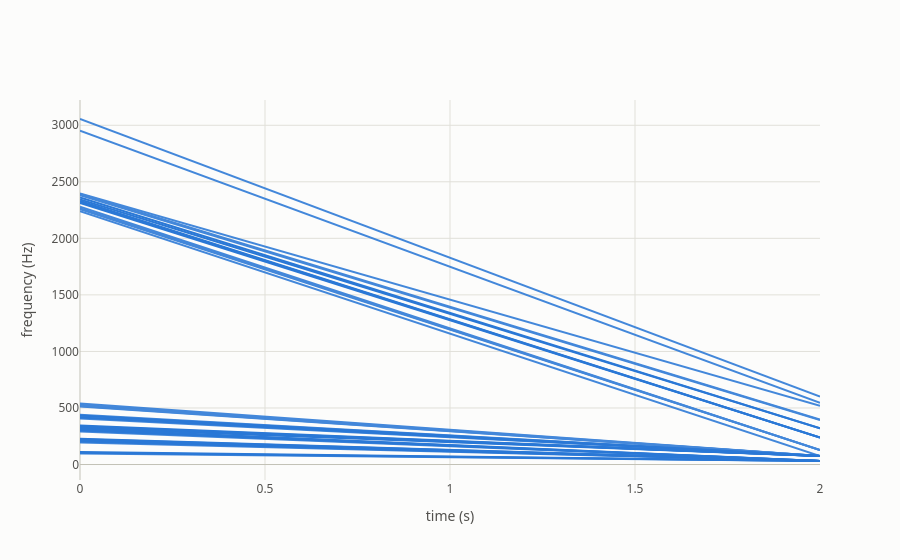
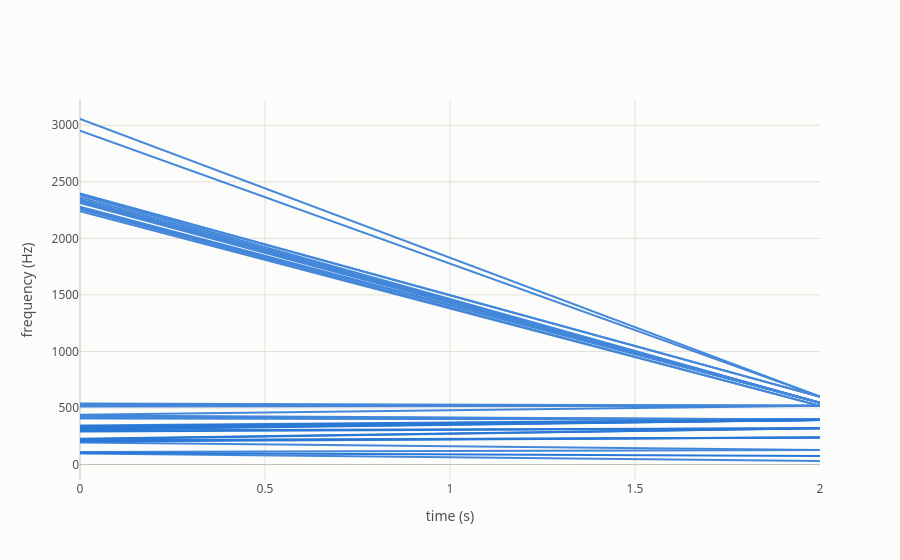

The code cell stored with these charts, in order, in its notebook:
### Markdown cell above
At power=0.2032, 13 and 15 of the 41 speech peaks go to the two lowest conga
peaks; at 1.8964 the counts grow toward the top, up to 8 on the second-highest
peak. The default, 1.0498, is close to equal. With `duplicates="full"`, a conga
peak that receives more glides also ends louder, so the exponent tilts the
ending: listen for a dark ending at the low end of the range and a brighter one
at the high end.

### Code cell
for power in (lo, hi):
    m = asp.morph(speech, conga, 2.0, method="power", power=power)
    mean = np.average(m.freq_stop, weights=m.amp_stop)
    print(f"power={power:.4f}: end mean {mean:.1f} Hz")
    asp.nb.show(asp.viz.plot_events(m))
    asp.nb.play(asp.synthesize(m, sr=sr), sr, normalize=True)

### Figure 1 — Plotly figure (JSON) as saved in the notebook; plotly's stock layout.template omitted (floating-point values rounded to 4 significant figures)
{"data": [{"hovertemplate": "%{text}", "legendgroup": "table 1", "line": {"color": "#2a78d6", "width": 2}, "mode": "lines", "name": "table 1", "opacity": 0.8786, "showlegend": true, "text": ["time: 0 s<br>frequency: 97.37 Hz<br>amplitude: -60.3 dB<br>pitch: G2 -11 c<extra></extra>", "time: 2 s<br>frequency: 31.25 Hz<br>amplitude: -64.9 dB<br>pitch: B0 +21 c<extra></extra>", null, "time: 0 s<br>frequency: 194.74 Hz<br>amplitude: -57.4 dB<br>pitch: G3 -11 c<extra></extra>", "time: 2 s<br>frequency: 31.25 Hz<br>amplitude: -64.9 dB<br>pitch: B0 +21 c<extra></extra>", null, "time: 0 s<br>frequency: 292.11 Hz<br>amplitude: -58.0 dB<br>pitch: D4 -9 c<extra></extra>", "time: 2 s<br>frequency: 31.25 Hz<br>amplitude: -64.9 dB<br>pitch: B0 +21 c<extra></extra>", null, "time: 0 s<br>frequency: 407.89 Hz<br>amplitude: -58.3 dB<br>pitch: G♯4 -31 c<extra></extra>", "time: 2 s<br>frequency: 75.00 Hz<br>amplitude: -61.2 dB<br>pitch: D2 +37 c<extra></extra>", null, "time: 0 s<br>frequency: 426.32 Hz<br>amplitude: -56.7 dB<br>pitch: G♯4 +45 c<extra></extra>", "time: 2 s<br>frequency: 75.00 Hz<br>amplitude: -61.2 dB<br>pitch: D2 +37 c<extra></extra>", null, "time: 0 s<br>frequency: 439.47 Hz<br>amplitude: -57.3 dB<br>pitch: A4 -2 c<extra></extra>", "time: 2 s<br>frequency: 75.00 Hz<br>amplitude: -61.2 dB<br>pitch: D2 +37 c<extra></extra>", null, "time: 0 s<br>frequency: 513.16 Hz<br>amplitude: -62.4 dB<br>pitch: C5 -34 c<extra></extra>", "time: 2 s<br>frequency: 75.00 Hz<br>amplitude: -61.2 dB<br>pitch: D2 +37 c<extra></extra>", null, "time: 0 s<br>frequency: 518.42 Hz<br>amplitude: -64.0 dB<br>pitch: C5 -16 c<extra></extra>", "time: 2 s<br>frequency: 75.00 Hz<br>amplitude: -61.2 dB<br>pitch: D2 +37 c<extra></extra>", null, "time: 0 s<br>frequency: 528.95 Hz<br>amplitude: -64.8 dB<br>pitch: C5 +19 c<extra></extra>", "time: 2 s<br>frequency: 75.00 Hz<br>amplitude: -61.2 dB<br>pitch: D2 +37 c<extra></extra>", null, "time: 0 s<br>frequency: 539.47 Hz<br>amplitude: -64.4 dB<br>pitch: C♯5 -47 c<extra></extra>", "time: 2 s<br>frequency: 75.00 Hz<br>amplitude: -61.2 dB<br>pitch: D2 +37 c<extra></extra>", null, "time: 0 s<br>frequency: 2239.47 Hz<br>amplitude: -65.6 dB<br>pitch: C♯7 +17 c<extra></extra>", "time: 2 s<br>frequency: 75.00 Hz<br>amplitude: -61.2 dB<br>pitch: D2 +37 c<extra></extra>", null, "time: 0 s<br>frequency: 2257.89 Hz<br>amplitude: -63.8 dB<br>pitch: C♯7 +31 c<extra></extra>", "time: 2 s<br>frequency: 127.50 Hz<br>amplitude: -65.3 dB<br>pitch: C3 -44 c<extra></extra>", null, "time: 0 s<br>frequency: 2265.79 Hz<br>amplitude: -64.1 dB<br>pitch: C♯7 +37 c<extra></extra>", "time: 2 s<br>frequency: 127.50 Hz<br>amplitude: -65.3 dB<br>pitch: C3 -44 c<extra></extra>", null, "time: 0 s<br>frequency: 2278.95 Hz<br>amplitude: -62.8 dB<br>pitch: C♯7 +47 c<extra></extra>", "time: 2 s<br>frequency: 127.50 Hz<br>amplitude: -65.3 dB<br>pitch: C3 -44 c<extra></extra>", null, "time: 0 s<br>frequency: 2381.58 Hz<br>amplitude: -62.2 dB<br>pitch: D7 +24 c<extra></extra>", "time: 2 s<br>frequency: 393.75 Hz<br>amplitude: -61.3 dB<br>pitch: G4 +8 c<extra></extra>", null, "time: 0 s<br>frequency: 2392.11 Hz<br>amplitude: -63.8 dB<br>pitch: D7 +31 c<extra></extra>", "time: 2 s<br>frequency: 398.75 Hz<br>amplitude: -60.7 dB<br>pitch: G4 +30 c<extra></extra>", null, "time: 0 s<br>frequency: 2397.37 Hz<br>amplitude: -61.0 dB<br>pitch: D7 +35 c<extra></extra>", "time: 2 s<br>frequency: 518.75 Hz<br>amplitude: -61.4 dB<br>pitch: C5 -15 c<extra></extra>", null, "time: 0 s<br>frequency: 2952.63 Hz<br>amplitude: -65.6 dB<br>pitch: F♯7 -4 c<extra></extra>", "time: 2 s<br>frequency: 546.25 Hz<br>amplitude: -64.9 dB<br>pitch: C♯5 -26 c<extra></extra>", null, "time: 0 s<br>frequency: 3055.26 Hz<br>amplitude: -65.1 dB<br>pitch: G7 -45 c<extra></extra>", "time: 2 s<br>frequency: 600.00 Hz<br>amplitude: -55.2 dB<br>pitch: D5 +37 c<extra></extra>", null], "type": "scatter", "x": [0, 2, null, 0, 2, null, 0, 2, null, 0, 2, null, 0, 2, null, 0, 2, null, 0, 2, null, 0, 2, null, 0, 2, null, 0, 2, null, 0, 2, null, 0, 2, null, 0, 2, null, 0, 2, null, 0, 2, null, 0, 2, null, 0, 2, null, 0, 2, null, 0, 2, null], "y": [97.37, 31.25, null, 194.7, 31.25, null, 292.1, 31.25, null, 407.9, 75, null, 426.3, 75, null, 439.5, 75, null, 513.2, 75, null, 518.4, 75, null, 528.9, 75, null, 539.5, 75, null, 2239.0, 75, null, 2258.0, 127.5, null, 2266.0, 127.5, null, 2279.0, 127.5, null, 2382.0, 393.8, null, 2392.0, 398.8, null, 2397.0, 518.8, null, 2953.0, 546.2, null, 3055.0, 600, null]}, {"hovertemplate": "%{text}", "legendgroup": "table 1", "line": {"color": "#2a78d6", "width": 2}, "mode": "lines", "name": "table 1", "opacity": 1, "showlegend": false, "text": ["time: 0 s<br>frequency: 105.26 Hz<br>amplitude: -45.2 dB<br>pitch: G♯2 +24 c<extra></extra>", "time: 2 s<br>frequency: 31.25 Hz<br>amplitude: -64.9 dB<br>pitch: B0 +21 c<extra></extra>", null, "time: 0 s<br>frequency: 110.53 Hz<br>amplitude: -52.3 dB<br>pitch: A2 +8 c<extra></extra>", "time: 2 s<br>frequency: 31.25 Hz<br>amplitude: -64.9 dB<br>pitch: B0 +21 c<extra></extra>", null, "time: 0 s<br>frequency: 202.63 Hz<br>amplitude: -49.1 dB<br>pitch: G♯3 -42 c<extra></extra>", "time: 2 s<br>frequency: 31.25 Hz<br>amplitude: -64.9 dB<br>pitch: B0 +21 c<extra></extra>", null, "time: 0 s<br>frequency: 210.53 Hz<br>amplitude: -42.6 dB<br>pitch: G♯3 +24 c<extra></extra>", "time: 2 s<br>frequency: 31.25 Hz<br>amplitude: -64.9 dB<br>pitch: B0 +21 c<extra></extra>", null, "time: 0 s<br>frequency: 215.79 Hz<br>amplitude: -45.2 dB<br>pitch: A3 -33 c<extra></extra>", "time: 2 s<br>frequency: 31.25 Hz<br>amplitude: -64.9 dB<br>pitch: B0 +21 c<extra></extra>", null, "time: 0 s<br>frequency: 223.68 Hz<br>amplitude: -46.1 dB<br>pitch: A3 +29 c<extra></extra>", "time: 2 s<br>frequency: 31.25 Hz<br>amplitude: -64.9 dB<br>pitch: B0 +21 c<extra></extra>", null, "time: 0 s<br>frequency: 228.95 Hz<br>amplitude: -50.0 dB<br>pitch: A♯3 -31 c<extra></extra>", "time: 2 s<br>frequency: 31.25 Hz<br>amplitude: -64.9 dB<br>pitch: B0 +21 c<extra></extra>", null, "time: 0 s<br>frequency: 300.00 Hz<br>amplitude: -49.6 dB<br>pitch: D4 +37 c<extra></extra>", "time: 2 s<br>frequency: 31.25 Hz<br>amplitude: -64.9 dB<br>pitch: B0 +21 c<extra></extra>", null, "time: 0 s<br>frequency: 307.89 Hz<br>amplitude: -42.9 dB<br>pitch: D♯4 -18 c<extra></extra>", "time: 2 s<br>frequency: 31.25 Hz<br>amplitude: -64.9 dB<br>pitch: B0 +21 c<extra></extra>", null, "time: 0 s<br>frequency: 313.16 Hz<br>amplitude: -42.4 dB<br>pitch: D♯4 +11 c<extra></extra>", "time: 2 s<br>frequency: 31.25 Hz<br>amplitude: -64.9 dB<br>pitch: B0 +21 c<extra></extra>", null, "time: 0 s<br>frequency: 321.05 Hz<br>amplitude: -43.0 dB<br>pitch: E4 -46 c<extra></extra>", "time: 2 s<br>frequency: 75.00 Hz<br>amplitude: -61.2 dB<br>pitch: D2 +37 c<extra></extra>", null, "time: 0 s<br>frequency: 328.95 Hz<br>amplitude: -44.9 dB<br>pitch: E4 -4 c<extra></extra>", "time: 2 s<br>frequency: 75.00 Hz<br>amplitude: -61.2 dB<br>pitch: D2 +37 c<extra></extra>", null, "time: 0 s<br>frequency: 334.21 Hz<br>amplitude: -49.2 dB<br>pitch: E4 +24 c<extra></extra>", "time: 2 s<br>frequency: 75.00 Hz<br>amplitude: -61.2 dB<br>pitch: D2 +37 c<extra></extra>", null, "time: 0 s<br>frequency: 339.47 Hz<br>amplitude: -52.2 dB<br>pitch: F4 -49 c<extra></extra>", "time: 2 s<br>frequency: 75.00 Hz<br>amplitude: -61.2 dB<br>pitch: D2 +37 c<extra></extra>", null, "time: 0 s<br>frequency: 344.74 Hz<br>amplitude: -54.2 dB<br>pitch: F4 -22 c<extra></extra>", "time: 2 s<br>frequency: 75.00 Hz<br>amplitude: -61.2 dB<br>pitch: D2 +37 c<extra></extra>", null, "time: 0 s<br>frequency: 415.79 Hz<br>amplitude: -55.3 dB<br>pitch: G♯4 +2 c<extra></extra>", "time: 2 s<br>frequency: 75.00 Hz<br>amplitude: -61.2 dB<br>pitch: D2 +37 c<extra></extra>", null, "time: 0 s<br>frequency: 434.21 Hz<br>amplitude: -54.7 dB<br>pitch: A4 -23 c<extra></extra>", "time: 2 s<br>frequency: 75.00 Hz<br>amplitude: -61.2 dB<br>pitch: D2 +37 c<extra></extra>", null, "time: 0 s<br>frequency: 2313.16 Hz<br>amplitude: -62.8 dB<br>pitch: D7 -27 c<extra></extra>", "time: 2 s<br>frequency: 238.75 Hz<br>amplitude: -50.2 dB<br>pitch: A♯3 +42 c<extra></extra>", null, "time: 0 s<br>frequency: 2323.68 Hz<br>amplitude: -61.8 dB<br>pitch: D7 -19 c<extra></extra>", "time: 2 s<br>frequency: 238.75 Hz<br>amplitude: -50.2 dB<br>pitch: A♯3 +42 c<extra></extra>", null, "time: 0 s<br>frequency: 2331.58 Hz<br>amplitude: -59.4 dB<br>pitch: D7 -13 c<extra></extra>", "time: 2 s<br>frequency: 238.75 Hz<br>amplitude: -50.2 dB<br>pitch: A♯3 +42 c<extra></extra>", null, "time: 0 s<br>frequency: 2344.74 Hz<br>amplitude: -62.5 dB<br>pitch: D7 -3 c<extra></extra>", "time: 2 s<br>frequency: 321.25 Hz<br>amplitude: -52.2 dB<br>pitch: E4 -45 c<extra></extra>", null, "time: 0 s<br>frequency: 2360.53 Hz<br>amplitude: -59.3 dB<br>pitch: D7 +8 c<extra></extra>", "time: 2 s<br>frequency: 321.25 Hz<br>amplitude: -52.2 dB<br>pitch: E4 -45 c<extra></extra>", null], "type": "scatter", "x": [0, 2, null, 0, 2, null, 0, 2, null, 0, 2, null, 0, 2, null, 0, 2, null, 0, 2, null, 0, 2, null, 0, 2, null, 0, 2, null, 0, 2, null, 0, 2, null, 0, 2, null, 0, 2, null, 0, 2, null, 0, 2, null, 0, 2, null, 0, 2, null, 0, 2, null, 0, 2, null, 0, 2, null, 0, 2, null], "y": [105.3, 31.25, null, 110.5, 31.25, null, 202.6, 31.25, null, 210.5, 31.25, null, 215.8, 31.25, null, 223.7, 31.25, null, 228.9, 31.25, null, 300, 31.25, null, 307.9, 31.25, null, 313.2, 31.25, null, 321.1, 75, null, 328.9, 75, null, 334.2, 75, null, 339.5, 75, null, 344.7, 75, null, 415.8, 75, null, 434.2, 75, null, 2313.0, 238.8, null, 2324.0, 238.8, null, 2332.0, 238.8, null, 2345.0, 321.2, null, 2361.0, 321.2, null]}], "layout": {"legend": {"font": {"color": "#0b0b0b"}}, "showlegend": false, "title": {}, "xaxis": {"title": {"text": "time (s)"}}, "yaxis": {"title": {"text": "frequency (Hz)"}, "type": "linear"}}}

### Figure 2 — Plotly figure (JSON) as saved in the notebook; plotly's stock layout.template omitted (floating-point values rounded to 4 significant figures)
{"data": [{"hovertemplate": "%{text}", "legendgroup": "table 1", "line": {"color": "#2a78d6", "width": 2}, "mode": "lines", "name": "table 1", "opacity": 0.8786, "showlegend": true, "text": ["time: 0 s<br>frequency: 97.37 Hz<br>amplitude: -60.3 dB<br>pitch: G2 -11 c<extra></extra>", "time: 2 s<br>frequency: 31.25 Hz<br>amplitude: -64.9 dB<br>pitch: B0 +21 c<extra></extra>", null, "time: 0 s<br>frequency: 110.53 Hz<br>amplitude: -52.3 dB<br>pitch: A2 +8 c<extra></extra>", "time: 2 s<br>frequency: 127.50 Hz<br>amplitude: -65.3 dB<br>pitch: C3 -44 c<extra></extra>", null, "time: 0 s<br>frequency: 194.74 Hz<br>amplitude: -57.4 dB<br>pitch: G3 -11 c<extra></extra>", "time: 2 s<br>frequency: 127.50 Hz<br>amplitude: -65.3 dB<br>pitch: C3 -44 c<extra></extra>", null, "time: 0 s<br>frequency: 407.89 Hz<br>amplitude: -58.3 dB<br>pitch: G♯4 -31 c<extra></extra>", "time: 2 s<br>frequency: 398.75 Hz<br>amplitude: -60.7 dB<br>pitch: G4 +30 c<extra></extra>", null, "time: 0 s<br>frequency: 344.74 Hz<br>amplitude: -54.2 dB<br>pitch: F4 -22 c<extra></extra>", "time: 2 s<br>frequency: 398.75 Hz<br>amplitude: -60.7 dB<br>pitch: G4 +30 c<extra></extra>", null, "time: 0 s<br>frequency: 415.79 Hz<br>amplitude: -55.3 dB<br>pitch: G♯4 +2 c<extra></extra>", "time: 2 s<br>frequency: 398.75 Hz<br>amplitude: -60.7 dB<br>pitch: G4 +30 c<extra></extra>", null, "time: 0 s<br>frequency: 426.32 Hz<br>amplitude: -56.7 dB<br>pitch: G♯4 +45 c<extra></extra>", "time: 2 s<br>frequency: 398.75 Hz<br>amplitude: -60.7 dB<br>pitch: G4 +30 c<extra></extra>", null, "time: 0 s<br>frequency: 434.21 Hz<br>amplitude: -54.7 dB<br>pitch: A4 -23 c<extra></extra>", "time: 2 s<br>frequency: 398.75 Hz<br>amplitude: -60.7 dB<br>pitch: G4 +30 c<extra></extra>", null, "time: 0 s<br>frequency: 518.42 Hz<br>amplitude: -64.0 dB<br>pitch: C5 -16 c<extra></extra>", "time: 2 s<br>frequency: 518.75 Hz<br>amplitude: -61.4 dB<br>pitch: C5 -15 c<extra></extra>", null, "time: 0 s<br>frequency: 439.47 Hz<br>amplitude: -57.3 dB<br>pitch: A4 -2 c<extra></extra>", "time: 2 s<br>frequency: 518.75 Hz<br>amplitude: -61.4 dB<br>pitch: C5 -15 c<extra></extra>", null, "time: 0 s<br>frequency: 513.16 Hz<br>amplitude: -62.4 dB<br>pitch: C5 -34 c<extra></extra>", "time: 2 s<br>frequency: 518.75 Hz<br>amplitude: -61.4 dB<br>pitch: C5 -15 c<extra></extra>", null, "time: 0 s<br>frequency: 528.95 Hz<br>amplitude: -64.8 dB<br>pitch: C5 +19 c<extra></extra>", "time: 2 s<br>frequency: 518.75 Hz<br>amplitude: -61.4 dB<br>pitch: C5 -15 c<extra></extra>", null, "time: 0 s<br>frequency: 539.47 Hz<br>amplitude: -64.4 dB<br>pitch: C♯5 -47 c<extra></extra>", "time: 2 s<br>frequency: 518.75 Hz<br>amplitude: -61.4 dB<br>pitch: C5 -15 c<extra></extra>", null, "time: 0 s<br>frequency: 2239.47 Hz<br>amplitude: -65.6 dB<br>pitch: C♯7 +17 c<extra></extra>", "time: 2 s<br>frequency: 518.75 Hz<br>amplitude: -61.4 dB<br>pitch: C5 -15 c<extra></extra>", null, "time: 0 s<br>frequency: 2257.89 Hz<br>amplitude: -63.8 dB<br>pitch: C♯7 +31 c<extra></extra>", "time: 2 s<br>frequency: 518.75 Hz<br>amplitude: -61.4 dB<br>pitch: C5 -15 c<extra></extra>", null, "time: 0 s<br>frequency: 2265.79 Hz<br>amplitude: -64.1 dB<br>pitch: C♯7 +37 c<extra></extra>", "time: 2 s<br>frequency: 546.25 Hz<br>amplitude: -64.9 dB<br>pitch: C♯5 -26 c<extra></extra>", null, "time: 0 s<br>frequency: 2278.95 Hz<br>amplitude: -62.8 dB<br>pitch: C♯7 +47 c<extra></extra>", "time: 2 s<br>frequency: 546.25 Hz<br>amplitude: -64.9 dB<br>pitch: C♯5 -26 c<extra></extra>", null, "time: 0 s<br>frequency: 2313.16 Hz<br>amplitude: -62.8 dB<br>pitch: D7 -27 c<extra></extra>", "time: 2 s<br>frequency: 546.25 Hz<br>amplitude: -64.9 dB<br>pitch: C♯5 -26 c<extra></extra>", null, "time: 0 s<br>frequency: 2323.68 Hz<br>amplitude: -61.8 dB<br>pitch: D7 -19 c<extra></extra>", "time: 2 s<br>frequency: 546.25 Hz<br>amplitude: -64.9 dB<br>pitch: C♯5 -26 c<extra></extra>", null, "time: 0 s<br>frequency: 2331.58 Hz<br>amplitude: -59.4 dB<br>pitch: D7 -13 c<extra></extra>", "time: 2 s<br>frequency: 546.25 Hz<br>amplitude: -64.9 dB<br>pitch: C♯5 -26 c<extra></extra>", null, "time: 0 s<br>frequency: 2344.74 Hz<br>amplitude: -62.5 dB<br>pitch: D7 -3 c<extra></extra>", "time: 2 s<br>frequency: 546.25 Hz<br>amplitude: -64.9 dB<br>pitch: C♯5 -26 c<extra></extra>", null, "time: 0 s<br>frequency: 2360.53 Hz<br>amplitude: -59.3 dB<br>pitch: D7 +8 c<extra></extra>", "time: 2 s<br>frequency: 546.25 Hz<br>amplitude: -64.9 dB<br>pitch: C♯5 -26 c<extra></extra>", null, "time: 0 s<br>frequency: 2381.58 Hz<br>amplitude: -62.2 dB<br>pitch: D7 +24 c<extra></extra>", "time: 2 s<br>frequency: 546.25 Hz<br>amplitude: -64.9 dB<br>pitch: C♯5 -26 c<extra></extra>", null, "time: 0 s<br>frequency: 2392.11 Hz<br>amplitude: -63.8 dB<br>pitch: D7 +31 c<extra></extra>", "time: 2 s<br>frequency: 600.00 Hz<br>amplitude: -55.2 dB<br>pitch: D5 +37 c<extra></extra>", null, "time: 0 s<br>frequency: 2397.37 Hz<br>amplitude: -61.0 dB<br>pitch: D7 +35 c<extra></extra>", "time: 2 s<br>frequency: 600.00 Hz<br>amplitude: -55.2 dB<br>pitch: D5 +37 c<extra></extra>", null, "time: 0 s<br>frequency: 2952.63 Hz<br>amplitude: -65.6 dB<br>pitch: F♯7 -4 c<extra></extra>", "time: 2 s<br>frequency: 600.00 Hz<br>amplitude: -55.2 dB<br>pitch: D5 +37 c<extra></extra>", null, "time: 0 s<br>frequency: 3055.26 Hz<br>amplitude: -65.1 dB<br>pitch: G7 -45 c<extra></extra>", "time: 2 s<br>frequency: 600.00 Hz<br>amplitude: -55.2 dB<br>pitch: D5 +37 c<extra></extra>", null], "type": "scatter", "x": [0, 2, null, 0, 2, null, 0, 2, null, 0, 2, null, 0, 2, null, 0, 2, null, 0, 2, null, 0, 2, null, 0, 2, null, 0, 2, null, 0, 2, null, 0, 2, null, 0, 2, null, 0, 2, null, 0, 2, null, 0, 2, null, 0, 2, null, 0, 2, null, 0, 2, null, 0, 2, null, 0, 2, null, 0, 2, null, 0, 2, null, 0, 2, null, 0, 2, null, 0, 2, null, 0, 2, null], "y": [97.37, 31.25, null, 110.5, 127.5, null, 194.7, 127.5, null, 407.9, 398.8, null, 344.7, 398.8, null, 415.8, 398.8, null, 426.3, 398.8, null, 434.2, 398.8, null, 518.4, 518.8, null, 439.5, 518.8, null, 513.2, 518.8, null, 528.9, 518.8, null, 539.5, 518.8, null, 2239.0, 518.8, null, 2258.0, 518.8, null, 2266.0, 546.2, null, 2279.0, 546.2, null, 2313.0, 546.2, null, 2324.0, 546.2, null, 2332.0, 546.2, null, 2345.0, 546.2, null, 2361.0, 546.2, null, 2382.0, 546.2, null, 2392.0, 600, null, 2397.0, 600, null, 2953.0, 600, null, 3055.0, 600, null]}, {"hovertemplate": "%{text}", "legendgroup": "table 1", "line": {"color": "#2a78d6", "width": 2}, "mode": "lines", "name": "table 1", "opacity": 1, "showlegend": false, "text": ["time: 0 s<br>frequency: 105.26 Hz<br>amplitude: -45.2 dB<br>pitch: G♯2 +24 c<extra></extra>", "time: 2 s<br>frequency: 75.00 Hz<br>amplitude: -61.2 dB<br>pitch: D2 +37 c<extra></extra>", null, "time: 0 s<br>frequency: 215.79 Hz<br>amplitude: -45.2 dB<br>pitch: A3 -33 c<extra></extra>", "time: 2 s<br>frequency: 238.75 Hz<br>amplitude: -50.2 dB<br>pitch: A♯3 +42 c<extra></extra>", null, "time: 0 s<br>frequency: 202.63 Hz<br>amplitude: -49.1 dB<br>pitch: G♯3 -42 c<extra></extra>", "time: 2 s<br>frequency: 238.75 Hz<br>amplitude: -50.2 dB<br>pitch: A♯3 +42 c<extra></extra>", null, "time: 0 s<br>frequency: 210.53 Hz<br>amplitude: -42.6 dB<br>pitch: G♯3 +24 c<extra></extra>", "time: 2 s<br>frequency: 238.75 Hz<br>amplitude: -50.2 dB<br>pitch: A♯3 +42 c<extra></extra>", null, "time: 0 s<br>frequency: 300.00 Hz<br>amplitude: -49.6 dB<br>pitch: D4 +37 c<extra></extra>", "time: 2 s<br>frequency: 321.25 Hz<br>amplitude: -52.2 dB<br>pitch: E4 -45 c<extra></extra>", null, "time: 0 s<br>frequency: 223.68 Hz<br>amplitude: -46.1 dB<br>pitch: A3 +29 c<extra></extra>", "time: 2 s<br>frequency: 321.25 Hz<br>amplitude: -52.2 dB<br>pitch: E4 -45 c<extra></extra>", null, "time: 0 s<br>frequency: 228.95 Hz<br>amplitude: -50.0 dB<br>pitch: A♯3 -31 c<extra></extra>", "time: 2 s<br>frequency: 321.25 Hz<br>amplitude: -52.2 dB<br>pitch: E4 -45 c<extra></extra>", null, "time: 0 s<br>frequency: 292.11 Hz<br>amplitude: -58.0 dB<br>pitch: D4 -9 c<extra></extra>", "time: 2 s<br>frequency: 321.25 Hz<br>amplitude: -52.2 dB<br>pitch: E4 -45 c<extra></extra>", null, "time: 0 s<br>frequency: 334.21 Hz<br>amplitude: -49.2 dB<br>pitch: E4 +24 c<extra></extra>", "time: 2 s<br>frequency: 393.75 Hz<br>amplitude: -61.3 dB<br>pitch: G4 +8 c<extra></extra>", null, "time: 0 s<br>frequency: 307.89 Hz<br>amplitude: -42.9 dB<br>pitch: D♯4 -18 c<extra></extra>", "time: 2 s<br>frequency: 393.75 Hz<br>amplitude: -61.3 dB<br>pitch: G4 +8 c<extra></extra>", null, "time: 0 s<br>frequency: 313.16 Hz<br>amplitude: -42.4 dB<br>pitch: D♯4 +11 c<extra></extra>", "time: 2 s<br>frequency: 393.75 Hz<br>amplitude: -61.3 dB<br>pitch: G4 +8 c<extra></extra>", null, "time: 0 s<br>frequency: 321.05 Hz<br>amplitude: -43.0 dB<br>pitch: E4 -46 c<extra></extra>", "time: 2 s<br>frequency: 393.75 Hz<br>amplitude: -61.3 dB<br>pitch: G4 +8 c<extra></extra>", null, "time: 0 s<br>frequency: 328.95 Hz<br>amplitude: -44.9 dB<br>pitch: E4 -4 c<extra></extra>", "time: 2 s<br>frequency: 393.75 Hz<br>amplitude: -61.3 dB<br>pitch: G4 +8 c<extra></extra>", null, "time: 0 s<br>frequency: 339.47 Hz<br>amplitude: -52.2 dB<br>pitch: F4 -49 c<extra></extra>", "time: 2 s<br>frequency: 398.75 Hz<br>amplitude: -60.7 dB<br>pitch: G4 +30 c<extra></extra>", null], "type": "scatter", "x": [0, 2, null, 0, 2, null, 0, 2, null, 0, 2, null, 0, 2, null, 0, 2, null, 0, 2, null, 0, 2, null, 0, 2, null, 0, 2, null, 0, 2, null, 0, 2, null, 0, 2, null, 0, 2, null], "y": [105.3, 75, null, 215.8, 238.8, null, 202.6, 238.8, null, 210.5, 238.8, null, 300, 321.2, null, 223.7, 321.2, null, 228.9, 321.2, null, 292.1, 321.2, null, 334.2, 393.8, null, 307.9, 393.8, null, 313.2, 393.8, null, 321.1, 393.8, null, 328.9, 393.8, null, 339.5, 398.8, null]}], "layout": {"legend": {"font": {"color": "#0b0b0b"}}, "showlegend": false, "title": {}, "xaxis": {"title": {"text": "time (s)"}}, "yaxis": {"title": {"text": "frequency (Hz)"}, "type": "linear"}}}
